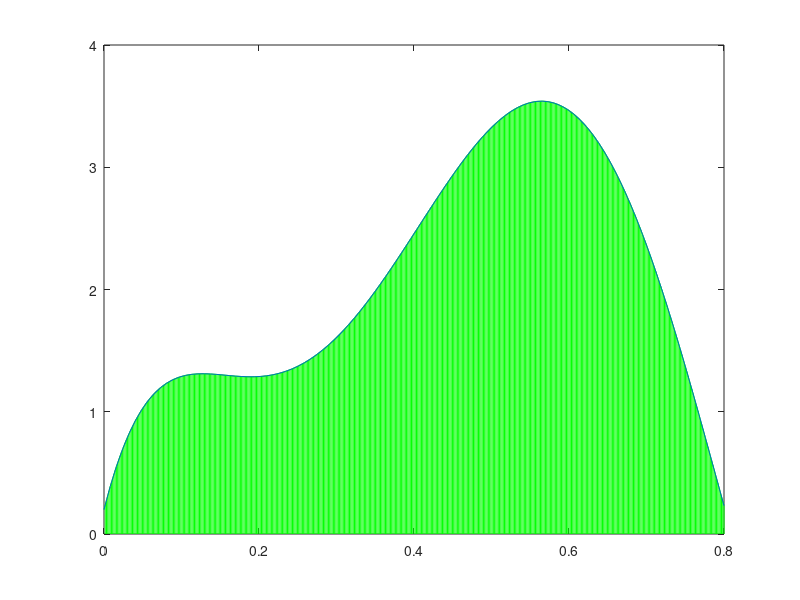

MATLAB code to generate this figure:
% This script implements a Simpson 1/3 rule to
% estimate the area below the curve
% Inputs:
%  - Function
%  - Lower limit
%  - Upper limit
%  - Number of trapezoids

% Ask for inputs to the user
strF = '0.2+25*x-200*x.^2+675*x.^3-900*x.^4+400*x.^5';
a = 0;
b = .8;
n = 500;

% strF = input('f(x)=', 's');
strF = strcat('@(x) ', strF);
f = str2func(strF);

% a = input('Lower limit: ');
% b = input('Upper limit: ');
% 
% n = input('Number of trapezoids: ');


% Initialize values

I = zeros(n, 1);
base = (b-a)/n;

x = a:base:b;
y = f(x);

% Obtain the areas

for i = 1:n
    averageHeight = (y(i)+y(i+1))/2;
    I(i) = base*averageHeight;
    plot([x(i+1), x(i+1)], [0, y(i+1)], 'g');
    hold on;
    
    plot([x(i), x(i+1)], [y(i), y(i+1)], 'g');
    hold on;
end

% Calculate the area and the error
area = sum(I);
real = integral(f, a, b);

% Print results
d = ['Area: ', num2str(area)];
disp(d);

d = ['Error: ', num2str(real)];
disp(d);

% Graph results
x = linspace(a,b);
y = f(x);
plot(x, y);

